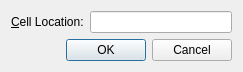
<?xml version="1.0" encoding="UTF-8"?>
<ui version="4.0">
 <class>GoToCellDialog</class>
 <widget class="QDialog" name="GoToCellDialog">
  <property name="geometry">
   <rect>
    <x>0</x>
    <y>0</y>
    <width>243</width>
    <height>71</height>
   </rect>
  </property>
  <property name="windowTitle">
   <string>GoToCellDialog</string>
  </property>
  <layout class="QVBoxLayout" name="verticalLayout">
   <item>
    <layout class="QHBoxLayout" name="horizontalLayout">
     <item>
      <widget class="QLabel" name="label">
       <property name="text">
        <string>&amp;Cell Location:</string>
       </property>
       <property name="buddy">
        <cstring>lineEdit</cstring>
       </property>
      </widget>
     </item>
     <item>
      <widget class="QLineEdit" name="lineEdit"/>
     </item>
    </layout>
   </item>
   <item>
    <layout class="QHBoxLayout" name="horizontalLayout_2">
     <item>
      <spacer name="horizontalSpacer">
       <property name="orientation">
        <enum>Qt::Horizontal</enum>
       </property>
       <property name="sizeHint" stdset="0">
        <size>
         <width>40</width>
         <height>20</height>
        </size>
       </property>
      </spacer>
     </item>
     <item>
      <widget class="QPushButton" name="okButton">
       <property name="text">
        <string>OK</string>
       </property>
      </widget>
     </item>
     <item>
      <widget class="QPushButton" name="cancelButton">
       <property name="text">
        <string>Cancel</string>
       </property>
      </widget>
     </item>
    </layout>
   </item>
  </layout>
 </widget>
 <layoutdefault spacing="6" margin="11"/>
 <resources/>
 <connections/>
</ui>
